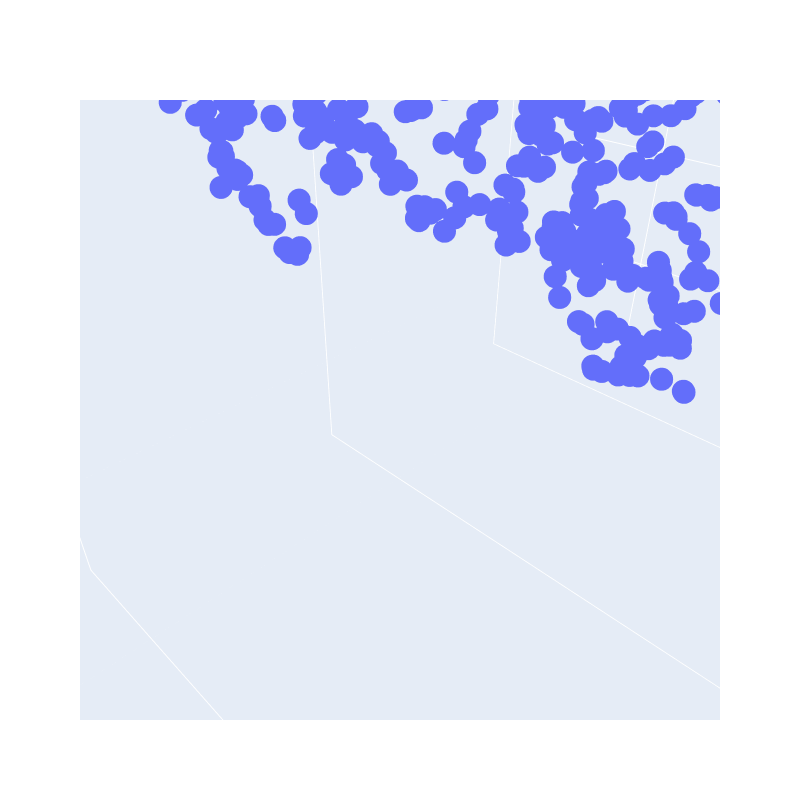

This figure's notebook cell:
### Code cell
import plotly.graph_objects as go

x = df_Plus_enc_2d[:, 0]
y = df_Plus_enc_2d[:, 1]
z = df_Plus_enc_2d[:, 2]

# 3D散布図の作成
fig = go.Figure(data=[go.Scatter3d(x=x, y=y, z=z, mode='markers')])


# グラフのレイアウト設定（幅と高さの指定）
fig.update_layout(
    scene=dict(
        xaxis_title='X',
        yaxis_title='Y',
        zaxis_title='Z'
    ),
    width=800,  # 幅の設定（ピクセル単位）
    height=800  # 高さの設定（ピクセル単位）
)

# グラフの表示
fig.show()

### Figure 1 — Plotly figure (JSON) as saved in the notebook; plotly's stock layout.template omitted (floating-point values rounded to 4 significant figures; data arrays with more than 128 entries replaced by an {"elided": "..."} marker saying what was removed)
{"data": [{"mode": "markers", "type": "scatter3d", "x": {"elided": "7468 float values"}, "y": {"elided": "7468 float values"}, "z": {"elided": "7468 float values"}}], "layout": {"height": 800, "scene": {"aspectmode": "auto", "aspectratio": {"x": 1.417, "y": 0.8569, "z": 0.8237}, "camera": {"center": {"x": 0, "y": 0, "z": 0}, "eye": {"x": 0.006044, "y": 0.006044, "z": 0.006044}, "projection": {"type": "perspective"}, "up": {"x": 0, "y": 0, "z": 1}}, "xaxis": {"title": {"text": "X"}, "type": "linear"}, "yaxis": {"title": {"text": "Y"}, "type": "linear"}, "zaxis": {"title": {"text": "Z"}, "type": "linear"}}, "width": 800}}
